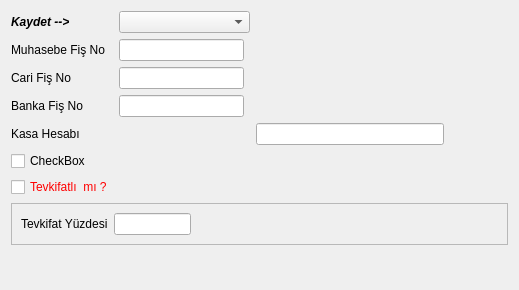
<?xml version="1.0" encoding="UTF-8"?>
<ui version="4.0">
 <class>SMM_ENT_DETAYLARI_BATCH</class>
 <widget class="QDialog" name="SMM_ENT_DETAYLARI_BATCH">
  <property name="geometry">
   <rect>
    <x>0</x>
    <y>0</y>
    <width>519</width>
    <height>273</height>
   </rect>
  </property>
  <property name="sizePolicy">
   <sizepolicy hsizetype="Expanding" vsizetype="Expanding">
    <horstretch>0</horstretch>
    <verstretch>0</verstretch>
   </sizepolicy>
  </property>
  <property name="windowTitle">
   <string>Dialog</string>
  </property>
  <layout class="QGridLayout" name="gridLayout_2" rowstretch="1,0,0,0,0,0,0,0,0" columnstretch="1,0,0,0,0,0">
   <item row="0" column="0">
    <widget class="QLabel" name="label_sirket">
     <property name="sizePolicy">
      <sizepolicy hsizetype="Fixed" vsizetype="Fixed">
       <horstretch>0</horstretch>
       <verstretch>0</verstretch>
      </sizepolicy>
     </property>
     <property name="font">
      <font>
       <weight>75</weight>
       <italic>true</italic>
       <bold>true</bold>
      </font>
     </property>
     <property name="text">
      <string>Kaydet --&gt;</string>
     </property>
    </widget>
   </item>
   <item row="0" column="1" colspan="2">
    <widget class="QComboBox" name="comboBox_sirket">
     <property name="sizePolicy">
      <sizepolicy hsizetype="Minimum" vsizetype="Fixed">
       <horstretch>0</horstretch>
       <verstretch>0</verstretch>
      </sizepolicy>
     </property>
    </widget>
   </item>
   <item row="0" column="3">
    <spacer name="horizontalSpacer_6">
     <property name="orientation">
      <enum>Qt::Horizontal</enum>
     </property>
     <property name="sizeHint" stdset="0">
      <size>
       <width>108</width>
       <height>20</height>
      </size>
     </property>
    </spacer>
   </item>
   <item row="0" column="4" colspan="2">
    <spacer name="horizontalSpacer_4">
     <property name="orientation">
      <enum>Qt::Horizontal</enum>
     </property>
     <property name="sizeHint" stdset="0">
      <size>
       <width>170</width>
       <height>20</height>
      </size>
     </property>
    </spacer>
   </item>
   <item row="1" column="0">
    <widget class="QLabel" name="label_muh_fis_no">
     <property name="sizePolicy">
      <sizepolicy hsizetype="Fixed" vsizetype="Fixed">
       <horstretch>0</horstretch>
       <verstretch>0</verstretch>
      </sizepolicy>
     </property>
     <property name="text">
      <string>Muhasebe Fiş No</string>
     </property>
    </widget>
   </item>
   <item row="1" column="1">
    <widget class="QCommaEdit" name="commaEdit_muh_fis_no">
     <property name="whatsThis">
      <string>Sayilari formatina(Or:1,000,234.50) donusturur. </string>
     </property>
     <property name="QCommaEdit" stdset="0">
      <rect>
       <x>0</x>
       <y>0</y>
       <width>100</width>
       <height>100</height>
      </rect>
     </property>
    </widget>
   </item>
   <item row="2" column="0">
    <widget class="QLabel" name="label_cari_fis_no">
     <property name="sizePolicy">
      <sizepolicy hsizetype="Fixed" vsizetype="Fixed">
       <horstretch>0</horstretch>
       <verstretch>0</verstretch>
      </sizepolicy>
     </property>
     <property name="text">
      <string>Cari Fiş No</string>
     </property>
    </widget>
   </item>
   <item row="2" column="1">
    <widget class="QCommaEdit" name="commaEdit_cari_fis_no">
     <property name="whatsThis">
      <string>Sayilari formatina(Or:1,000,234.50) donusturur. </string>
     </property>
     <property name="QCommaEdit" stdset="0">
      <rect>
       <x>0</x>
       <y>0</y>
       <width>100</width>
       <height>100</height>
      </rect>
     </property>
    </widget>
   </item>
   <item row="3" column="0">
    <widget class="QLabel" name="label_banka_fis_no">
     <property name="sizePolicy">
      <sizepolicy hsizetype="Fixed" vsizetype="Fixed">
       <horstretch>0</horstretch>
       <verstretch>0</verstretch>
      </sizepolicy>
     </property>
     <property name="text">
      <string>Banka Fiş No</string>
     </property>
    </widget>
   </item>
   <item row="3" column="1">
    <widget class="QCommaEdit" name="commaEdit_bnk_fis_no">
     <property name="whatsThis">
      <string>Sayilari formatina(Or:1,000,234.50) donusturur. </string>
     </property>
     <property name="QCommaEdit" stdset="0">
      <rect>
       <x>0</x>
       <y>0</y>
       <width>100</width>
       <height>100</height>
      </rect>
     </property>
    </widget>
   </item>
   <item row="4" column="0">
    <widget class="QLabel" name="label_2">
     <property name="sizePolicy">
      <sizepolicy hsizetype="Fixed" vsizetype="Fixed">
       <horstretch>0</horstretch>
       <verstretch>0</verstretch>
      </sizepolicy>
     </property>
     <property name="text">
      <string>Kasa Hesabı</string>
     </property>
    </widget>
   </item>
   <item row="4" column="1" colspan="2">
    <widget class="QSearchEdit" name="searchEdit_muh_hesap_kodu" native="true">
     <property name="whatsThis">
      <string>Arama widget. </string>
     </property>
     <property name="QSearchEdit" stdset="0">
      <rect>
       <x>0</x>
       <y>0</y>
       <width>100</width>
       <height>100</height>
      </rect>
     </property>
    </widget>
   </item>
   <item row="4" column="3" colspan="2">
    <widget class="QLineEdit" name="lineEdit_muh_hesap_ismi"/>
   </item>
   <item row="5" column="0">
    <widget class="QCheckBox" name="checkBox_tahsil_edildi_odendi">
     <property name="sizePolicy">
      <sizepolicy hsizetype="Fixed" vsizetype="Fixed">
       <horstretch>0</horstretch>
       <verstretch>0</verstretch>
      </sizepolicy>
     </property>
     <property name="toolTip">
      <string/>
     </property>
     <property name="whatsThis">
      <string/>
     </property>
     <property name="text">
      <string>CheckBox</string>
     </property>
    </widget>
   </item>
   <item row="6" column="0">
    <widget class="QCheckBox" name="checkBox_tevkifatli_mi">
     <property name="sizePolicy">
      <sizepolicy hsizetype="Fixed" vsizetype="Fixed">
       <horstretch>0</horstretch>
       <verstretch>0</verstretch>
      </sizepolicy>
     </property>
     <property name="styleSheet">
      <string notr="true">color: rgb(255, 0, 0);</string>
     </property>
     <property name="text">
      <string>Tevkifatlı  mı ?</string>
     </property>
    </widget>
   </item>
   <item row="7" column="0" colspan="6">
    <widget class="QFrame" name="frame_tevkifat_detaylari">
     <property name="sizePolicy">
      <sizepolicy hsizetype="Expanding" vsizetype="Fixed">
       <horstretch>0</horstretch>
       <verstretch>0</verstretch>
      </sizepolicy>
     </property>
     <property name="frameShape">
      <enum>QFrame::StyledPanel</enum>
     </property>
     <property name="frameShadow">
      <enum>QFrame::Raised</enum>
     </property>
     <layout class="QGridLayout" name="gridLayout" columnstretch="1,5,10,10">
      <item row="0" column="0">
       <widget class="QLabel" name="label">
        <property name="sizePolicy">
         <sizepolicy hsizetype="Fixed" vsizetype="Fixed">
          <horstretch>0</horstretch>
          <verstretch>0</verstretch>
         </sizepolicy>
        </property>
        <property name="text">
         <string>Tevkifat Yüzdesi</string>
        </property>
       </widget>
      </item>
      <item row="0" column="1">
       <widget class="QCommaEdit" name="commaEdit_tevkifat_yuzdesi">
        <property name="whatsThis">
         <string>Sayilari formatina(Or:1,000,234.50) donusturur. </string>
        </property>
        <property name="QCommaEdit" stdset="0">
         <rect>
          <x>0</x>
          <y>0</y>
          <width>100</width>
          <height>100</height>
         </rect>
        </property>
       </widget>
      </item>
      <item row="0" column="2">
       <spacer name="horizontalSpacer">
        <property name="orientation">
         <enum>Qt::Horizontal</enum>
        </property>
        <property name="sizeHint" stdset="0">
         <size>
          <width>106</width>
          <height>20</height>
         </size>
        </property>
       </spacer>
      </item>
      <item row="0" column="3">
       <spacer name="horizontalSpacer_2">
        <property name="orientation">
         <enum>Qt::Horizontal</enum>
        </property>
        <property name="sizeHint" stdset="0">
         <size>
          <width>268</width>
          <height>20</height>
         </size>
        </property>
       </spacer>
      </item>
     </layout>
    </widget>
   </item>
   <item row="8" column="0" colspan="5">
    <spacer name="horizontalSpacer_3">
     <property name="orientation">
      <enum>Qt::Horizontal</enum>
     </property>
     <property name="sizeHint" stdset="0">
      <size>
       <width>404</width>
       <height>28</height>
      </size>
     </property>
    </spacer>
   </item>
   <item row="8" column="5">
    <widget class="QWidget" name="widget_batch_buttons" native="true"/>
   </item>
  </layout>
 </widget>
 <customwidgets>
  <customwidget>
   <class>QCommaEdit</class>
   <extends>QLineEdit</extends>
   <header>QCommaEdit.h</header>
  </customwidget>
  <customwidget>
   <class>QSearchEdit</class>
   <extends>QWidget</extends>
   <header>QSearchEdit.h</header>
  </customwidget>
 </customwidgets>
 <resources/>
 <connections/>
</ui>
